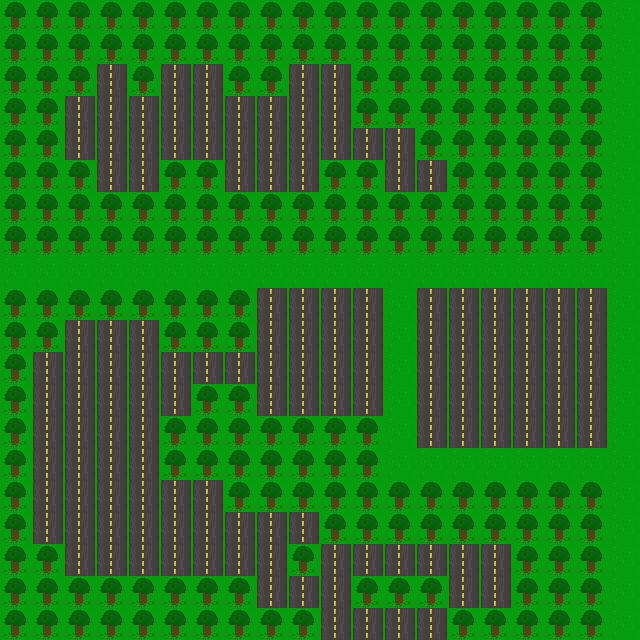

A level layout from a 2D game, rendered from its tile map. Below: a short description, then the map file with tile-grid data replaced by summaries:
An orthogonal 20x20 tile map with 32x32 px tiles, 1 tile layer (Background), 3 tilesets.

<map version="1.0" orientation="orthogonal" width="20" height="20" tilewidth="32" tileheight="32">
 <tileset firstgid="1" name="tree" tilewidth="32" tileheight="32">
  <image source="../Placeholder Art/tree.png" width="32" height="32" />
  <tile id="0">
   <properties>
    <property name="movementCost" value="2" />
   </properties>
  </tile>
 </tileset>
 <tileset firstgid="2" name="road" tilewidth="32" tileheight="32">
  <image source="../Placeholder Art/grass.png" width="32" height="32" />
  <tile id="0">
   <properties>
    <property name="movementCost" value="1" />
   </properties>
  </tile>
 </tileset>
 <tileset firstgid="3" name="grass" tilewidth="32" tileheight="32">
  <image source="../Placeholder Art/road.png" width="32" height="32" />
  <tile id="0">
   <properties>
    <property name="movementCost" value="1" />
   </properties>
  </tile>
 </tileset>
 <layer name="Background" width="20" height="20">
  <data>[400 cells, 400 non-empty, 3 distinct tile ids]</data>
 </layer>
</map>